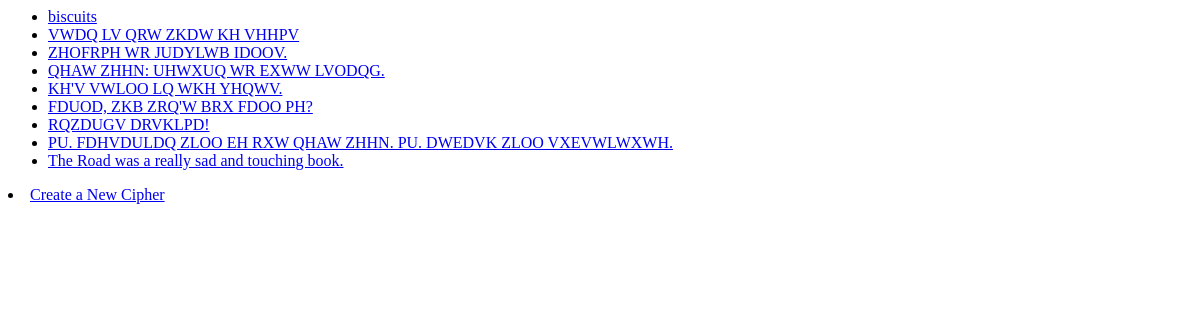
Before: /ciphers/ with the older database file.
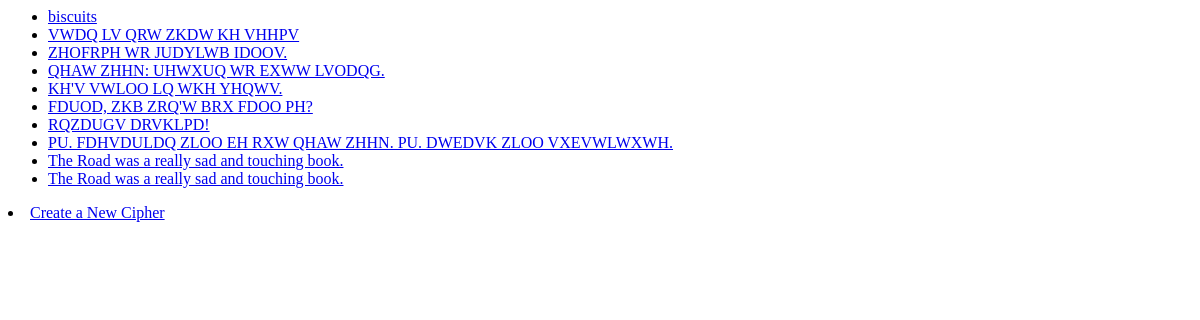
After: the same page with the newer database file.
### ciphers/models.py (models this page shows, shortened)
class Caesar(models.Model):
    caesar_text = models.CharField(max_length=500)

### ciphers/views.py (the view)
# urls.py: path('', views.index, name='index'),
def index(request):
    caesars = Caesar.objects.all()
    context = {'caesars': caesars}
    return render(request, 'ciphers/index.html', context)

### ciphers/templates/ciphers/index.html
{% if caesars %}
    <ul>
    {% for caesar in caesars %}
        <li><a href="/ciphers/{{ caesar.id }}/">{{ caesar.caesar_text }}</a></li>
    {% endfor %}
    </ul>
{% else %}
    <p>No ciphers are available.</p>
{% endif %}
<li><a href="/ciphers/create/">Create a New Cipher</a></li>

Changed rows visible on the page:
added Caesar: caesar_text "The Road was a really sad and touching book."
